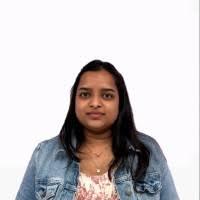
#> input picture samples/rush.jpg, 200 x 200 px
$ python preprocessing.py
#> lines starting #> are read from the running program, lines starting #| are printed output that depends on the picture
from PIL import Image
import os
import numpy as np
import matplotlib.pyplot as plt


def preprocessing_image(input_img, desired_width, output_img, contrast_factor):

    """
    Resize image to desired width (maintaining aspect ratio), convert to grayscale,
    normalize pixel values to [0,1], and optionally adjust contrast.

    Returns:
        image_normalized: 2D numpy array of normalized grayscale pixels
    """
#> called with input_img = '../samples/rush.jpg', desired_width = 400, output_img = '../outputs/resize_rush.jpg', contrast_factor = 1.2
    img = Image.open(input_img)
#> img is the input picture: PIL image 200x200 RGB; mean R, G, B 203.1, 197.8, 199.3

    #compute the height to maintain aspect ratio.
    # Keeping the image proportional without strecthing
    wpercent = (desired_width/float(img.size[0]))
#> wpercent = 2
    hsize = int((float(img.size[1])*float(wpercent)))
#> hsize = 400

    #Lanczos filter for high-quality downsampling
    img = img.resize((desired_width,hsize), Image.LANCZOS)
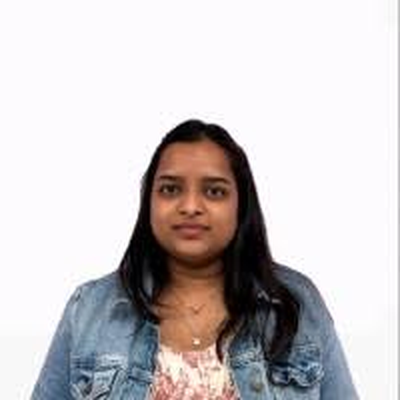
#> img: PIL image 400x400 RGB; mean R, G, B 203.1, 197.8, 199.3
    img = img.convert('L') # convert to grayscale l - luminance Channel
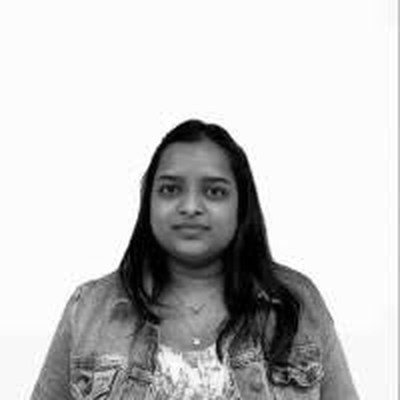
#> img: PIL image 400x400 L; min 0, max 255, mean 199.6

    img.save(output_img)
    # Convert image to numpy array for further processing
    img_array = np.array(img)

    # Normalize pixel values to [0, 1]
    img_normalized = img_array / 255.0

    #Enhances contrast to make dark/light regions more pronounced.
    image_normalized = np.clip(0.5 + contrast_factor * (img_normalized - 0.5), 0, 1)

    plt.imshow(image_normalized, cmap='gray')
    plt.title('Preprocessed Image')
    plt.axis('off')
    plt.show()

    return image_normalized

input_image_path = "../samples/rush.jpg"
desired_width = 400
output_image_path = "../outputs/resize_rush.jpg"

if os.path.exists(input_image_path):
    preprocessing_image(input_image_path, desired_width, output_image_path, contrast_factor=1.2)
    print(f"Image resized and saved to {output_image_path}")
else:
    print(f"Input image not found at {input_image_path}")

$ run again, with samples/heart.jpg copied over samples/rush.jpg
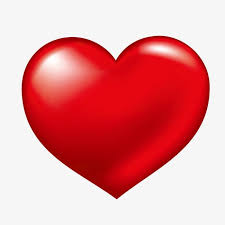
#> input picture samples/heart.jpg, 225 x 225 px
#> in preprocessing_image, img is the input picture: PIL image 225x225 RGB; mean R, G, B 229.1, 149, 152.1
#> in preprocessing_image, `img = img.convert('L')`:
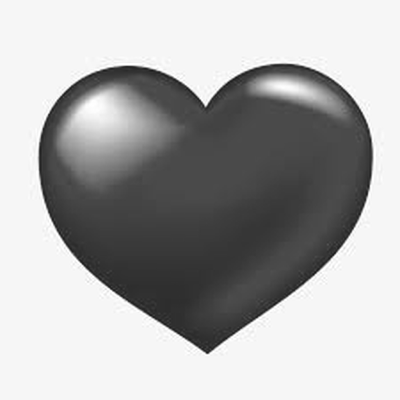
#> img: PIL image 400x400 L; min 25, max 255, mean 173.3
